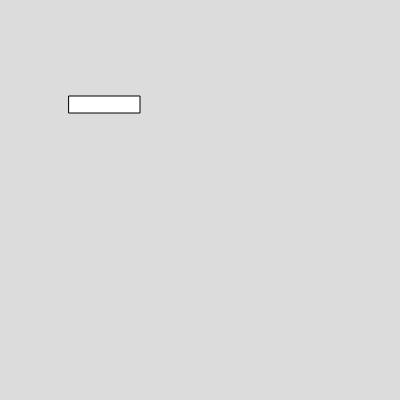
Frame 1 (no input)
Frame 60 (no input): blank canvas, image omitted
Frame 120 (the mouse pressed at the canvas centre since frame 60): blank canvas, image omitted

The p5.js sketch that drew this single still picture (run headless with seeded random() and noise() and a simulated clock; from frame 60 on, the mouse is pressed at the canvas centre):

// p5.js sketch
// ── sketch.js
var box1
function setup() {
  createCanvas(400, 400);
  box1 = new Box(69, 96, 71, 17, 2, -2)
}

function draw() {
  background(220);
  box1.show()
  box1.move()
}


// ── box.js
class Box {
  constructor(x, y, w, h, vx, vy) {
    this.x = x;
    this.y = y;
    this.w = w;
    this.h = h;
    this.vx = vx;
    this.vy = vy;
  }

  show() {
    rect(this.x, this.y, this.w, this.h)
  }

  move() {
    this.y = this.y + this.vy;
  }

}
